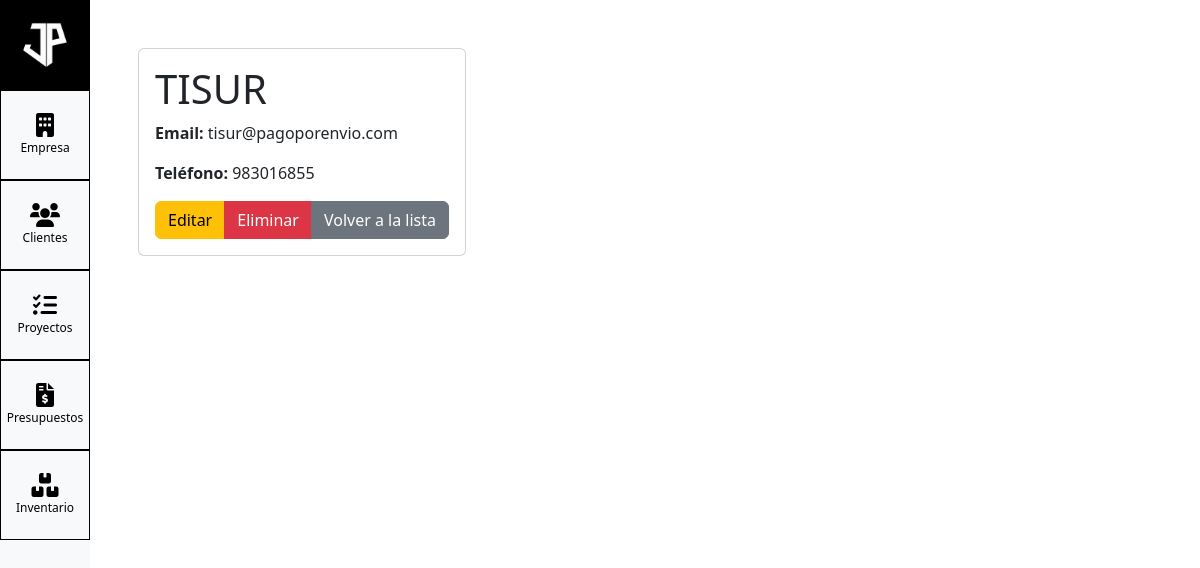
Screenshot of /projects/clients/1/ with the database file from the repository.
### projects/models.py (models this page shows, shortened)
class Client(models.Model):
    client_name = models.CharField(max_length=100)
    email = models.EmailField()
    phone = models.CharField(max_length=20)

### projects/views.py (the view)
# urls.py: path('clients/<int:pk>/', ClientDetailView.as_view(), name='client_detail'),
class ClientDetailView(DetailView):
    model = Client
    template_name = 'client/client_detail.html'

### projects/templates/client/client_detail.html
{% extends "base_generic.html" %}
{% block content %}
  <div class="container mt-4">
    <div class="card">
      <div class="card-body">
        <h1 class="card-title">{{ object.client_name }}</h1>
        <p class="card-text"><strong>Email:</strong> {{ object.email }}</p>
        <p class="card-text"><strong>Teléfono:</strong> {{ object.phone }}</p>
        <div class="btn-group" role="group" aria-label="Client actions">
          <a href="{% url 'client_edit' object.pk %}" class="btn btn-warning">Editar</a>
          <a href="{% url 'client_delete' object.pk %}" class="btn btn-danger">Eliminar</a>
          <a href="{% url 'client_list' %}" class="btn btn-secondary">Volver a la lista</a>
        </div>
      </div>
    </div>
  </div>
{% endblock %}

### static/css/custom.css (style rules this page uses)
body, html { height: 100%; margin: 0; padding: 0; }

### rows the page displays
Client: client_name "TISUR", email "tisur@pagoporenvio.com", phone "983016855"
